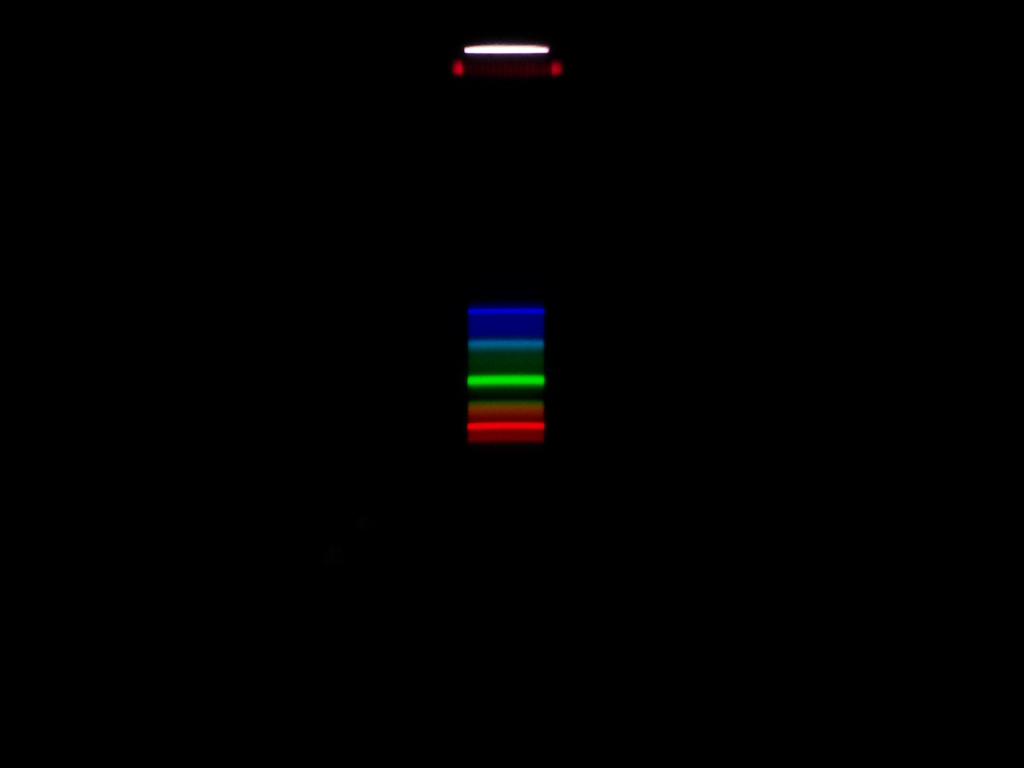
#> input picture 12-spectr/DATA/StripesSpectr/White_StripesSpectr.png, 1024 x 768 px, found by its file name
$ python 12-1-spectr-calibration.py
#> lines starting #> are read from the running program, lines starting #| are printed output that depends on the picture
import numpy as np
import matplotlib.pyplot as plt
import time
import imageio
from io import BytesIO

# Load and cut image
dir = 'C:/Users/ksyurko/Desktop/Repositories/get/12-spectr/DATA/'

pic = imageio.imread(dir + 'StripesSpectr/White_StripesSpectr.png')
#> pic is the input picture: shape (768, 1024, 4); mean R, G, B, A 0.9, 0.7, 0.9, 255
pic = pic[310:443, 468:540, :]
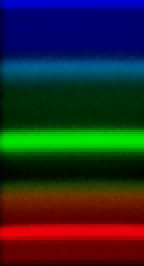
#> pic: shape (133, 72, 4) (shown 2 times larger); mean R, G, B, A 36.2, 39.7, 39.3, 255


# Make monochrome
gray = lambda rgb: np.dot(rgb [..., :3], [0.299, 0.587, 0.114])
gray = gray(pic)
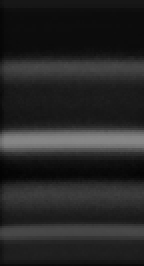
#> gray: shape (133, 72) float64 (shown 2 times larger); min 3.35, max 136.9, mean 38.6

height = pic.shape [0]
#> height = 133
width = pic.shape [1]
#> width = 72
print(height, width)
#| 133 72


# Mercury calibration
picture = [576.96, 546.074, 435.83]
mercury = [136, 91, 21]


# Polynomial selection
degree = 2
polyK = np.polyfit(picture, mercury, degree) # коэф-ы полинома
polynom = np.poly1d(polyK) # полином
print(polynom)

yvals = np.polyval(polynom, picture)
mercurySpectr = np.polyval(polynom, np.linspace(0, height, height))


# Make intervals lists
intervals = [[630, 800],
            [590, 630],
            [570, 590],
            [550, 570],
            [510, 550],
            [480, 510],
            [450, 480],
            [300, 450]]

for i in range (len(intervals)):
    xvals = np.polyval(polynom, np.linspace(intervals[i][0], intervals[i][1], intervals[i][1]-intervals[i][0]))
    print(xvals.astype(np.int32))
    np.savetxt(dir + 'interval_{}'.format(i), xvals.astype(np.int32),  fmt='%d')


# Show monochrome image
plt.figure (figsize = (5,5))
plt.imshow (gray, cmap = plt.get_cmap(name = 'gray'))


# Create calibration plot
figCalib = plt.figure()
ax = figCalib.add_subplot(111)
ax.grid(color = 'gray', linestyle = ':')
ax.set(title = 'Зависимость длины волны от номера пикселя (по высоте)', xlabel = 'Номер пикселя', ylabel = 'Длина волны, нм', label = '')

ax.scatter(picture, mercury, label = 'Точки соответствия номеров пикселей длинам волн')
ax.plot(picture, yvals, label = 'Подобранный полином {} степени'.format(degree))
ax.legend(loc=1, bbox_to_anchor=(1, 0.15), prop={'size': 9})

# Create DATA plot
wavelengthsfig = plt.figure()
wavelengthsax = wavelengthsfig.add_subplot(111)
wavelengthsax.grid(color = 'gray', linestyle = ':')
wavelengthsax.set(title = 'Зависимость длины волны от номера пикселя', xlabel = 'Номер пикселя', ylabel = 'Длина волны, нм')

wavelengthsax.plot(mercurySpectr)

plt.show()
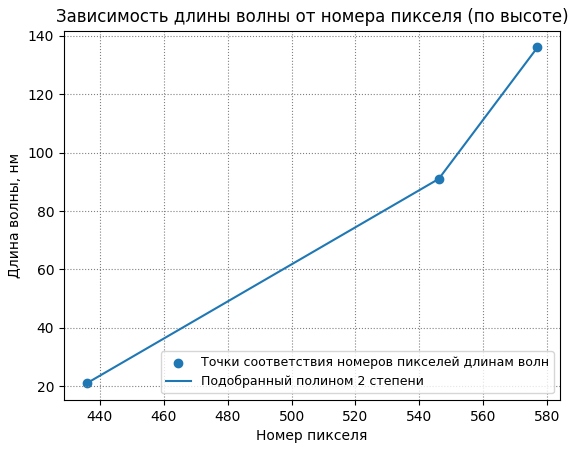
#> figure drawn by matplotlib, 1 panel
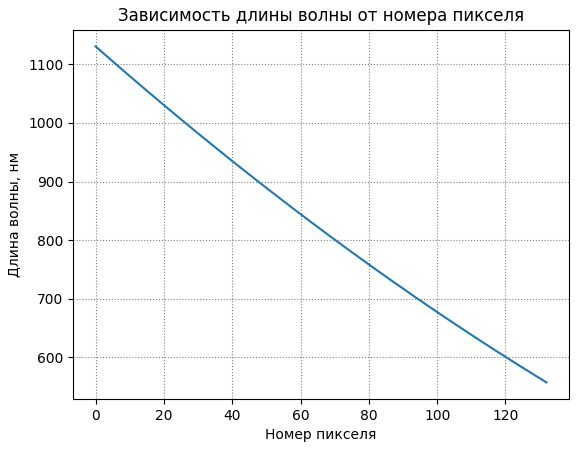
#> figure drawn by matplotlib, 1 panel; curve peaks at x = 0, y = 1130.5

# Save plots and mercurySpectr
np.savetxt(dir + '/mercurySpectr.txt', mercurySpectr, fmt='%d')

figCalib.savefig(dir + 'calibrationPlot.png')
wavelengthsfig.savefig(dir + 'mercuryPlot.png')

imageio.imwrite(dir + 'White_StripesSpectr.color.png', pic, format='png')
imageio.imwrite(dir + 'White_StripesSpectr.monochrome.png', gray.astype(np.uint8), format='png')
